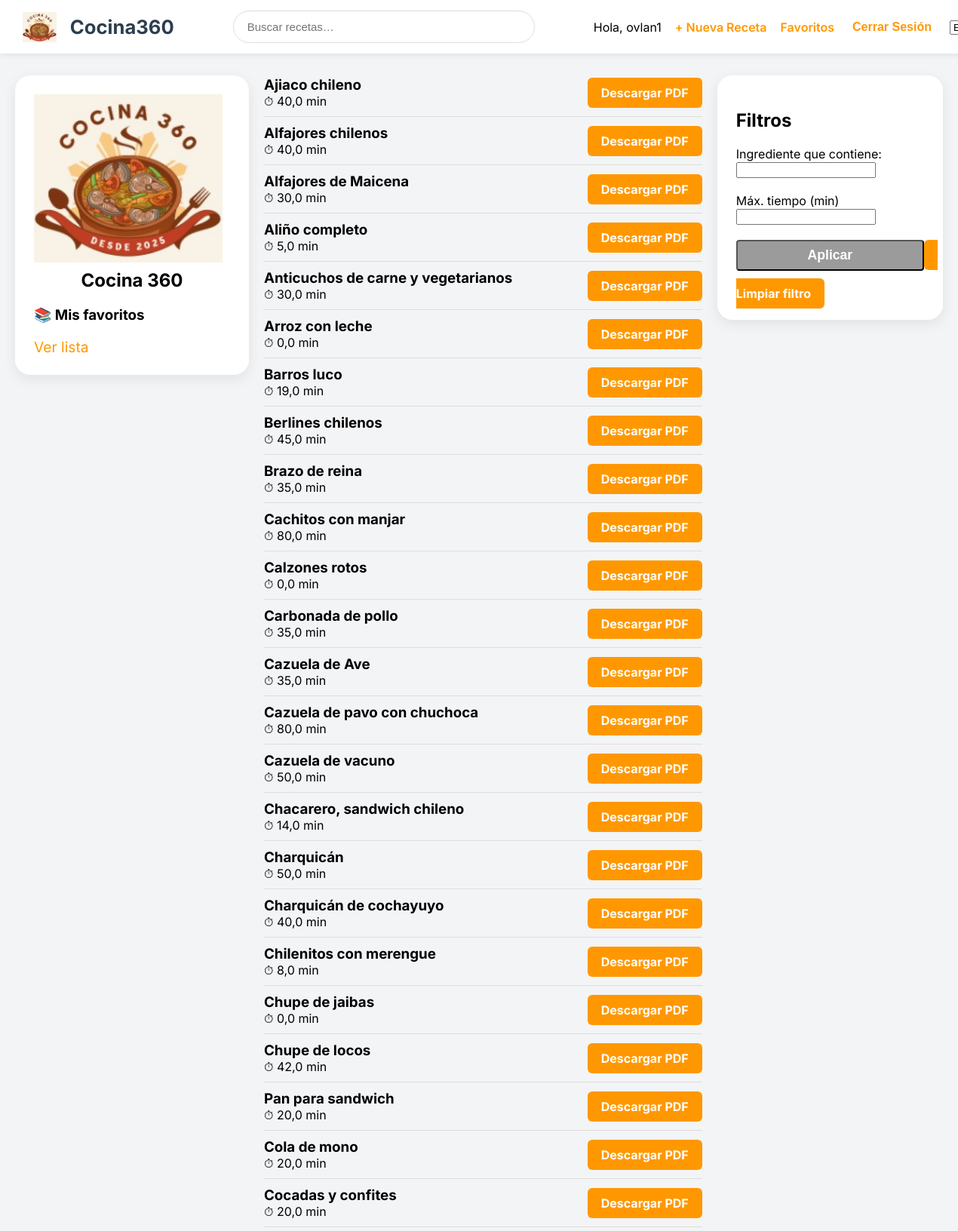
Screenshot of /recipes/ (signed in, upper part) with the database file from the repository.
### recipes/models.py (models this page shows)
class Recipe(models.Model):
    name = models.CharField(max_length=255)
    preparation_time = models.FloatField(null=True, blank=True)
    min_portion = models.IntegerField(null=True, blank=True)
    max_portion = models.IntegerField(null=True, blank=True)
    creator = models.ForeignKey(User, on_delete=models.CASCADE, related_name='recipes')
    difficulty = models.CharField(max_length=50, default="Fácil")

### recipes/views.py (the view)
# urls.py: path('', views.recipe_list, name='recipe_list'),
def recipe_list(request):
    query = request.GET.get("q", "")  # lo que viene del buscador superior
    ingredient_query = request.GET.get("ingredient", "")
    max_time = request.GET.get("max_time", "")
    recipes = Recipe.objects.all()
    if query:
        recipes = recipes.filter(name__icontains=query)
    if ingredient_query:
        recipes = recipes.filter(ingredients__name__icontains=ingredient_query)
    if max_time:
        recipes = recipes.filter(preparation_time__lte=max_time)
    recipes = recipes.distinct()
    return render(request, "recipes/recipe_list.html", {
        "recipes": recipes,
        "ingredient_query": ingredient_query,
        "max_time": max_time,
        "query": query,
    })

### recipes/templates/recipes/recipe_list.html (shortened to what this page needs)
{% extends "base.html" %}
{% load static %}
{% block content %}
<div class="layout">
    <div class="sidebar">
        <img src="{% static 'images/logo.png' %}" style="width: 250px; margin-bottom: 5px;">
        <h2 style="margin-top: 0; font-weight: bold; text-align: center;">Cocina 360</h2>
        <h3>📚 Mis favoritos</h3>
        {% if user.is_authenticated %}
        <a href="{% url 'favorite_list' %}" style="color: #ff9800; font-size: 1.2rem;">Ver lista</a>
        {% else %}
        <p>Para ver favoritos <a href="{% url 'login' %}">inicia sesión</a>.</p>
        {% endif %}
    </div>
    <div class="recipe-list">
        {% for recipe in recipes %}
        <div class="recipe-card"
            style="display:flex; justify-content:space-between; align-items:center; padding:10px 0; border-bottom:1px solid #ddd;">
            <a href="{% url 'recipe_detail' pk=recipe.pk %}" style="text-decoration:none; color:black; flex-grow:1;">
                <h3 style="margin:0;">{{ recipe.name }}</h3>
                <p style="margin:0;">⏱ {{ recipe.preparation_time }} min</p>
            </a>
            <a href="{% url 'recipe_pdf' recipe.pk %}" style="
                        background-color: #ff9800;
                        color: white;
                        padding: 10px 18px;
                        text-decoration: none;
                        border-radius: 6px;
                        font-weight: bold;
                        white-space: nowrap;
                ">
                Descargar PDF
            </a>
        </div>
        {% empty %}
        <p>No se encontraron recetas.</p>
        {% endfor %}
    </div>
    <div class="card" style="width:200px; position: sticky; top: 100px; height: fit-content;">
        <h2>Filtros</h2>
        <form method="get">
            <label>Ingrediente que contiene:</label>
            <input type="text" name="ingredient" value="{{ ingredient_query }}">
            <br><br>
            <label>Máx. tiempo (min)</label>
            <input type="number" name="max_time" value="{{ max_time }}">
            <br><br>
            <button class="btn-primary" style="
                background-color: #9b9b9b;
                color: white;
                padding: 8px 12px;
                text-decoration: none;
                border-radius: 4px;
                font-weight: bold;
                font-size: 1.1rem;
                width: 100%;
                cursor: pointer;
                margin-bottom: 20px;
            ">
            Aplicar
            </button>
            <a href="{% url 'recipe_list' %}" style="
                        background-color: #ff9800;
                        color: white;
                        padding: 10px 18px;
                        text-decoration: none;
                        border-radius: 6px;
                        font-weight: bold;
                        white-space: nowrap;
                ">
                Limpiar filtro
            </a>
    </div>
</div>
{% endblock %}

### recipes/templates/base.html (shortened to what this page needs)
<!DOCTYPE html>
<html lang="es">
<head>
    {% load static %}
    <link rel="stylesheet" href="https://cdnjs.cloudflare.com/ajax/libs/font-awesome/6.5.2/css/all.min.css">
</head>
<body>
    <div class="top-nav">
        <a class="brand" href="{% url 'recipe_list' %}">
            <img src="{% static 'images/logo.png' %}" alt="Cocina 360">
            <h1>Cocina360</h1>
        </a>
        <div class="search-box">
            <form method="get" action="{% url 'recipe_list' %}" class="search-form">
                <input type="text" name="q" placeholder="Buscar recetas…" value="{{ query|default:'' }}">
            </form>
        </div>
        <div class="top-nav-right">
            {% if user.is_authenticated %}
            <span>Hola, {{ user.username }}</span>
            <a href="{% url 'recipe_create' %}">+ Nueva Receta</a>
            <a href="{% url 'favorite_list' %}">Favoritos</a>
            <form action="{% url 'logout' %}" method="post" style="display:inline;">
                <button type="submit">Cerrar Sesión</button>
            </form>
            {% else %}
            <a href="{% url 'login' %}">Iniciar Sesión</a>
            <a href="{% url 'register' %}">Registrarse</a>
            {% endif %}
            <form action="{% url 'set_language' %}" method="post" class=">language-dropdown">
                <select name="language" onchange="this.form.submit()">
                    <option value="es" {% if LANGUAGE_CODE == 'es' %}selected{% endif %}>ES</option>
                </select>
        </div>
    </div>
    {% block content %}
    {% endblock %}
</body>
</html>

### recipes/templates/base.html (style rules this page uses)
body { font-family: 'Inter', sans-serif; background: #f3f4f6; margin: 0; padding: 0; }
.top-nav { width: 100%; background: white; padding: 14px 30px; display: flex; justify-content: space-between; align-items: center; box-shadow: 0 2px 8px rgba(0, 0, 0, 0.08); position: sticky; top: 0; z-index: 10; }
.brand { display: flex; align-items: center; gap: 18px; text-decoration: none; color: inherit; }
.brand img { height: 40px; width: auto; }
.brand h1 { font-size: 1.6rem; margin: 0; color: #2c3e50; }
.search-box { width: 400px; }
.search-box form { display: flex; width: 100%; }
.search-box input { flex: 1; padding: 12px 18px; border-radius: 40px; border: 1px solid #ddd; font-size: 15px; }
.top-nav-right { display: flex; align-items: center; gap: 18px; }
.top-nav-right a, .top-nav-right form button, .admin-link { font-weight: 600; color: #ff9800; text-decoration: none; font-size: 1rem; background: none; border: none; cursor: pointer; white-space: nowrap; }
.layout { display: flex; padding: 20px; gap: 20px; align-items: flex-start; }
.sidebar { width: 260px; background: white; padding: 25px; border-radius: 20px; box-shadow: 0 5px 18px rgba(0, 0, 0, 0.08); position: sticky; top: 100px; height: fit-content; }
.card { flex: 1; background: white; padding: 25px; border-radius: 20px; box-shadow: 0 5px 18px rgba(0, 0, 0, 0.08); }
a { color: #ff9800; text-decoration: none; }

### rows the page displays
Recipe: name "Ajiaco chileno", preparation_time "40,0"
Recipe: name "Alfajores chilenos", preparation_time "40,0"
Recipe: name "Alfajores de Maicena", preparation_time "30,0"
Recipe: name "Aliño completo", preparation_time "5,0"
Recipe: name "Anticuchos de carne y vegetarianos", preparation_time "30,0"
Recipe: name "Arroz con leche", preparation_time "0,0"
Recipe: name "Barros luco", preparation_time "19,0"
Recipe: name "Berlines chilenos", preparation_time "45,0"
Recipe: name "Brazo de reina", preparation_time "35,0"
Recipe: name "Cachitos con manjar", preparation_time "80,0"
Recipe: name "Calzones rotos", preparation_time "0,0"
Recipe: name "Carbonada de pollo", preparation_time "35,0"
Recipe: name "Cazuela de Ave", preparation_time "35,0"
Recipe: name "Cazuela de pavo con chuchoca", preparation_time "80,0"
Recipe: name "Cazuela de vacuno", preparation_time "50,0"
Recipe: name "Chacarero, sandwich chileno", preparation_time "14,0"
Recipe: name "Charquicán", preparation_time "50,0"
Recipe: name "Charquicán de cochayuyo", preparation_time "40,0"
Recipe: name "Chilenitos con merengue", preparation_time "8,0"
Recipe: name "Chupe de jaibas", preparation_time "0,0"
Recipe: name "Chupe de locos", preparation_time "42,0"
Recipe: name "Pan para sandwich", preparation_time "20,0"
Recipe: name "Cola de mono", preparation_time "20,0"
Recipe: name "Cocadas y confites", preparation_time "20,0"

### other values shown
{{ user.username }} "ovlan1"
